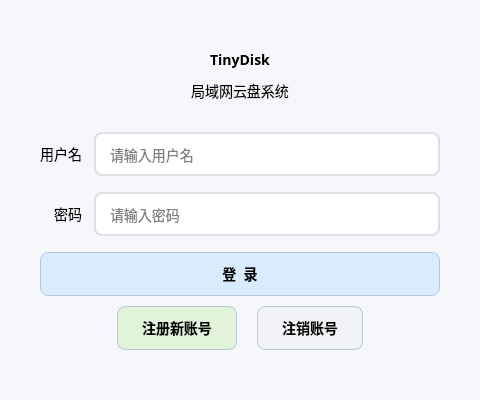
<?xml version="1.0" encoding="UTF-8"?>
<ui version="4.0">
 <class>tcpClient</class>
 <widget class="QWidget" name="tcpClient">
  <property name="geometry">
   <rect>
    <x>0</x>
    <y>0</y>
    <width>480</width>
    <height>400</height>
   </rect>
  </property>
  <property name="windowTitle">
   <string>TinyDisk - 局域网云盘</string>
  </property>
  <property name="styleSheet">
   <string notr="true">QWidget#tcpClient {
    background-color: #f5f7fa;
}
QLabel {
    color: #000000;
    font-size: 14px;
}
QLineEdit {
    padding: 10px 12px;
    border: 2px solid #dcdfe6;
    border-radius: 8px;
    background-color: #ffffff;
    color: #000000;
    placeholder-text-color: #606266;
    font-size: 14px;
    min-height: 20px;
}
QLineEdit:focus {
    border-color: #409eff;
}
QPushButton {
    padding: 10px 24px;
    border: 1px solid #b7c7d9;
    border-radius: 8px;
    font-size: 14px;
    font-weight: bold;
    min-height: 20px;
    color: #000000;
}
QPushButton#login {
    background-color: #d8ebff;
}
QPushButton#login:hover {
    background-color: #c6e2ff;
}
QPushButton#login:pressed {
    background-color: #b3d8ff;
}
QPushButton#zhuce {
    background-color: #e1f3d8;
}
QPushButton#zhuce:hover {
    background-color: #d4edc9;
}
QPushButton#zhuce:pressed {
    background-color: #c2e7b0;
}
QPushButton#zhuxiao {
    background-color: #f0f2f5;
}
QPushButton#zhuxiao:hover {
    background-color: #e4e7ed;
}
QPushButton#zhuxiao:pressed {
    background-color: #dcdfe6;
}</string>
  </property>
  <layout class="QVBoxLayout" name="mainVLayout">
   <property name="spacing">
    <number>10</number>
   </property>
   <property name="leftMargin">
    <number>40</number>
   </property>
   <property name="topMargin">
    <number>30</number>
   </property>
   <property name="rightMargin">
    <number>40</number>
   </property>
   <property name="bottomMargin">
    <number>30</number>
   </property>
   <item>
    <spacer name="topSpacer">
     <property name="orientation">
      <enum>Qt::Vertical</enum>
     </property>
     <property name="sizeHint" stdset="0">
      <size>
       <width>20</width>
       <height>20</height>
      </size>
     </property>
    </spacer>
   </item>
   <item>
    <layout class="QHBoxLayout" name="titleLayout">
     <item>
      <spacer name="titleLeftSpacer">
       <property name="orientation">
        <enum>Qt::Horizontal</enum>
       </property>
       <property name="sizeHint" stdset="0">
        <size>
         <width>40</width>
         <height>20</height>
        </size>
       </property>
      </spacer>
     </item>
     <item>
      <widget class="QLabel" name="titleLabel">
       <property name="font">
        <font>
         <family>Microsoft YaHei</family>
         <pointsize>22</pointsize>
         <bold>true</bold>
        </font>
       </property>
       <property name="styleSheet">
        <string notr="true">color: #000000;</string>
       </property>
       <property name="text">
        <string>TinyDisk</string>
       </property>
       <property name="alignment">
        <set>Qt::AlignCenter</set>
       </property>
      </widget>
     </item>
     <item>
      <spacer name="titleRightSpacer">
       <property name="orientation">
        <enum>Qt::Horizontal</enum>
       </property>
       <property name="sizeHint" stdset="0">
        <size>
         <width>40</width>
         <height>20</height>
        </size>
       </property>
      </spacer>
     </item>
    </layout>
   </item>
   <item>
    <widget class="QLabel" name="subtitleLabel">
     <property name="font">
      <font>
       <family>Microsoft YaHei</family>
       <pointsize>10</pointsize>
      </font>
     </property>
     <property name="styleSheet">
      <string notr="true">color: #000000;</string>
     </property>
     <property name="text">
      <string>局域网云盘系统</string>
     </property>
     <property name="alignment">
      <set>Qt::AlignCenter</set>
     </property>
    </widget>
   </item>
   <item>
    <spacer name="subtitleSpacer">
     <property name="orientation">
      <enum>Qt::Vertical</enum>
     </property>
     <property name="sizeHint" stdset="0">
      <size>
       <width>20</width>
       <height>15</height>
      </size>
     </property>
    </spacer>
   </item>
   <item>
    <layout class="QGridLayout" name="formLayout">
     <property name="horizontalSpacing">
      <number>12</number>
     </property>
     <property name="verticalSpacing">
      <number>16</number>
     </property>
     <item row="0" column="0">
      <widget class="QLabel" name="username">
       <property name="font">
        <font>
         <family>Microsoft YaHei</family>
         <pointsize>12</pointsize>
        </font>
       </property>
       <property name="text">
        <string>用户名</string>
       </property>
       <property name="alignment">
        <set>Qt::AlignRight|Qt::AlignTrailing|Qt::AlignVCenter</set>
       </property>
      </widget>
     </item>
     <item row="0" column="1">
      <widget class="QLineEdit" name="username_le">
       <property name="placeholderText">
        <string>请输入用户名</string>
       </property>
      </widget>
     </item>
     <item row="1" column="0">
      <widget class="QLabel" name="password">
       <property name="font">
        <font>
         <family>Microsoft YaHei</family>
         <pointsize>12</pointsize>
        </font>
       </property>
       <property name="text">
        <string>密码</string>
       </property>
       <property name="alignment">
        <set>Qt::AlignRight|Qt::AlignTrailing|Qt::AlignVCenter</set>
       </property>
      </widget>
     </item>
     <item row="1" column="1">
      <widget class="QLineEdit" name="pwd_le">
       <property name="echoMode">
        <enum>QLineEdit::Password</enum>
       </property>
       <property name="placeholderText">
        <string>请输入密码</string>
       </property>
      </widget>
     </item>
     <item row="2" column="0" colspan="2">
      <widget class="QPushButton" name="login">
       <property name="font">
        <font>
         <family>Microsoft YaHei</family>
         <pointsize>13</pointsize>
         <bold>true</bold>
        </font>
       </property>
       <property name="text">
        <string>登  录</string>
       </property>
       <property name="cursor">
        <cursorShape>PointingHandCursor</cursorShape>
       </property>
      </widget>
     </item>
    </layout>
   </item>
   <item>
    <layout class="QHBoxLayout" name="bottomBtnLayout">
     <property name="spacing">
      <number>20</number>
     </property>
     <item>
      <spacer name="btnLeftSpacer">
       <property name="orientation">
        <enum>Qt::Horizontal</enum>
       </property>
       <property name="sizeHint" stdset="0">
        <size>
         <width>40</width>
         <height>20</height>
        </size>
       </property>
      </spacer>
     </item>
     <item>
      <widget class="QPushButton" name="zhuce">
       <property name="font">
        <font>
         <family>Microsoft YaHei</family>
         <pointsize>11</pointsize>
        </font>
       </property>
       <property name="text">
        <string>注册新账号</string>
       </property>
       <property name="cursor">
        <cursorShape>PointingHandCursor</cursorShape>
       </property>
      </widget>
     </item>
     <item>
      <widget class="QPushButton" name="zhuxiao">
       <property name="font">
        <font>
         <family>Microsoft YaHei</family>
         <pointsize>11</pointsize>
        </font>
       </property>
       <property name="text">
        <string>注销账号</string>
       </property>
       <property name="cursor">
        <cursorShape>PointingHandCursor</cursorShape>
       </property>
      </widget>
     </item>
     <item>
      <spacer name="btnRightSpacer">
       <property name="orientation">
        <enum>Qt::Horizontal</enum>
       </property>
       <property name="sizeHint" stdset="0">
        <size>
         <width>40</width>
         <height>20</height>
        </size>
       </property>
      </spacer>
     </item>
    </layout>
   </item>
   <item>
    <spacer name="bottomSpacer">
     <property name="orientation">
      <enum>Qt::Vertical</enum>
     </property>
     <property name="sizeHint" stdset="0">
      <size>
       <width>20</width>
       <height>20</height>
      </size>
     </property>
    </spacer>
   </item>
  </layout>
 </widget>
 <resources/>
 <connections/>
</ui>
